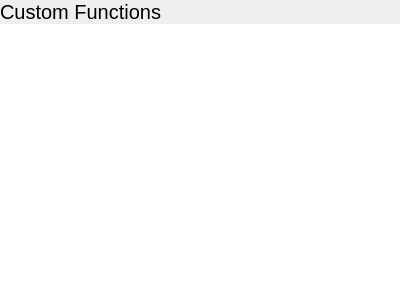
<?xml version="1.0" encoding="UTF-8"?>
<ui version="4.0">
 <class>FunctionWidget</class>
 <widget class="QStackedWidget" name="FunctionWidget">
  <property name="geometry">
   <rect>
    <x>0</x>
    <y>0</y>
    <width>400</width>
    <height>300</height>
   </rect>
  </property>
  <property name="windowTitle">
   <string notr="true">StackedWidget</string>
  </property>
  <property name="currentIndex">
   <number>0</number>
  </property>
  <widget class="QWidget" name="page">
   <property name="autoFillBackground">
    <bool>true</bool>
   </property>
   <layout class="QVBoxLayout" name="verticalLayout">
    <property name="spacing">
     <number>0</number>
    </property>
    <property name="leftMargin">
     <number>0</number>
    </property>
    <property name="topMargin">
     <number>0</number>
    </property>
    <property name="rightMargin">
     <number>0</number>
    </property>
    <property name="bottomMargin">
     <number>0</number>
    </property>
    <item>
     <layout class="QHBoxLayout" name="horizontalLayout_3">
      <property name="spacing">
       <number>0</number>
      </property>
      <item>
       <widget class="QLabel" name="label">
        <property name="sizePolicy">
         <sizepolicy hsizetype="Expanding" vsizetype="Preferred">
          <horstretch>0</horstretch>
          <verstretch>0</verstretch>
         </sizepolicy>
        </property>
        <property name="font">
         <font>
          <pointsize>15</pointsize>
         </font>
        </property>
        <property name="text">
         <string>Custom Functions</string>
        </property>
        <property name="margin">
         <number>9</number>
        </property>
       </widget>
      </item>
      <item>
       <widget class="QPushButton" name="addCustomFunction">
        <property name="sizePolicy">
         <sizepolicy hsizetype="Preferred" vsizetype="Preferred">
          <horstretch>0</horstretch>
          <verstretch>0</verstretch>
         </sizepolicy>
        </property>
        <property name="text">
         <string/>
        </property>
        <property name="icon">
         <iconset theme="list-add">
          <normaloff>../../</normaloff>../../</iconset>
        </property>
        <property name="flat">
         <bool>true</bool>
        </property>
       </widget>
      </item>
     </layout>
    </item>
    <item>
     <widget class="Line" name="line">
      <property name="maximumSize">
       <size>
        <width>16777215</width>
        <height>1</height>
       </size>
      </property>
      <property name="orientation">
       <enum>Qt::Horizontal</enum>
      </property>
     </widget>
    </item>
    <item>
     <widget class="QListWidget" name="customFunctionsList">
      <property name="contextMenuPolicy">
       <enum>Qt::CustomContextMenu</enum>
      </property>
      <property name="frameShape">
       <enum>QFrame::NoFrame</enum>
      </property>
     </widget>
    </item>
   </layout>
  </widget>
  <widget class="QWidget" name="page_2">
   <property name="autoFillBackground">
    <bool>true</bool>
   </property>
   <layout class="QVBoxLayout" name="verticalLayout_2">
    <property name="spacing">
     <number>0</number>
    </property>
    <property name="leftMargin">
     <number>0</number>
    </property>
    <property name="topMargin">
     <number>0</number>
    </property>
    <property name="rightMargin">
     <number>0</number>
    </property>
    <property name="bottomMargin">
     <number>0</number>
    </property>
    <item>
     <layout class="QHBoxLayout" name="horizontalLayout_4">
      <property name="spacing">
       <number>0</number>
      </property>
      <item>
       <widget class="QPushButton" name="backButton_2">
        <property name="sizePolicy">
         <sizepolicy hsizetype="Preferred" vsizetype="Preferred">
          <horstretch>0</horstretch>
          <verstretch>0</verstretch>
         </sizepolicy>
        </property>
        <property name="text">
         <string/>
        </property>
        <property name="icon">
         <iconset theme="go-previous">
          <normaloff>../../</normaloff>../../</iconset>
        </property>
        <property name="flat">
         <bool>true</bool>
        </property>
       </widget>
      </item>
      <item>
       <widget class="QLabel" name="label_2">
        <property name="sizePolicy">
         <sizepolicy hsizetype="Expanding" vsizetype="Preferred">
          <horstretch>0</horstretch>
          <verstretch>0</verstretch>
         </sizepolicy>
        </property>
        <property name="font">
         <font>
          <pointsize>15</pointsize>
         </font>
        </property>
        <property name="text">
         <string>Add Custom Function</string>
        </property>
        <property name="margin">
         <number>9</number>
        </property>
       </widget>
      </item>
      <item>
       <widget class="QPushButton" name="saveCustomFunctionButton">
        <property name="sizePolicy">
         <sizepolicy hsizetype="Preferred" vsizetype="Preferred">
          <horstretch>0</horstretch>
          <verstretch>0</verstretch>
         </sizepolicy>
        </property>
        <property name="text">
         <string/>
        </property>
        <property name="icon">
         <iconset theme="document-save">
          <normaloff>../../</normaloff>../../</iconset>
        </property>
        <property name="flat">
         <bool>true</bool>
        </property>
       </widget>
      </item>
     </layout>
    </item>
    <item>
     <widget class="Line" name="line_2">
      <property name="maximumSize">
       <size>
        <width>16777215</width>
        <height>1</height>
       </size>
      </property>
      <property name="orientation">
       <enum>Qt::Horizontal</enum>
      </property>
     </widget>
    </item>
    <item>
     <widget class="QScrollArea" name="scrollArea_2">
      <property name="frameShape">
       <enum>QFrame::NoFrame</enum>
      </property>
      <property name="widgetResizable">
       <bool>true</bool>
      </property>
      <widget class="QWidget" name="scrollAreaWidgetContents">
       <property name="geometry">
        <rect>
         <x>0</x>
         <y>0</y>
         <width>165</width>
         <height>90</height>
        </rect>
       </property>
       <layout class="QVBoxLayout" name="verticalLayout_3">
        <item>
         <layout class="QHBoxLayout" name="horizontalLayout_5">
          <item>
           <widget class="QLabel" name="label_3">
            <property name="text">
             <string>Function Name</string>
            </property>
           </widget>
          </item>
          <item>
           <widget class="QLineEdit" name="functionName"/>
          </item>
         </layout>
        </item>
        <item>
         <widget class="QWidget" name="customFunctionDefinitionWidget" native="true">
          <layout class="QVBoxLayout" name="verticalLayout_4">
           <property name="leftMargin">
            <number>0</number>
           </property>
           <property name="topMargin">
            <number>0</number>
           </property>
           <property name="rightMargin">
            <number>0</number>
           </property>
           <property name="bottomMargin">
            <number>0</number>
           </property>
          </layout>
         </widget>
        </item>
        <item>
         <spacer name="verticalSpacer">
          <property name="orientation">
           <enum>Qt::Vertical</enum>
          </property>
          <property name="sizeHint" stdset="0">
           <size>
            <width>20</width>
            <height>0</height>
           </size>
          </property>
         </spacer>
        </item>
        <item>
         <layout class="QHBoxLayout" name="horizontalLayout_6">
          <item>
           <spacer name="horizontalSpacer">
            <property name="orientation">
             <enum>Qt::Horizontal</enum>
            </property>
            <property name="sizeHint" stdset="0">
             <size>
              <width>40</width>
              <height>20</height>
             </size>
            </property>
           </spacer>
          </item>
          <item>
           <widget class="QPushButton" name="newOverloadButton">
            <property name="text">
             <string>Add New Overload</string>
            </property>
            <property name="icon">
             <iconset theme="list-add">
              <normaloff>../../</normaloff>../../</iconset>
            </property>
           </widget>
          </item>
         </layout>
        </item>
       </layout>
      </widget>
     </widget>
    </item>
   </layout>
  </widget>
 </widget>
 <resources/>
 <connections/>
</ui>
